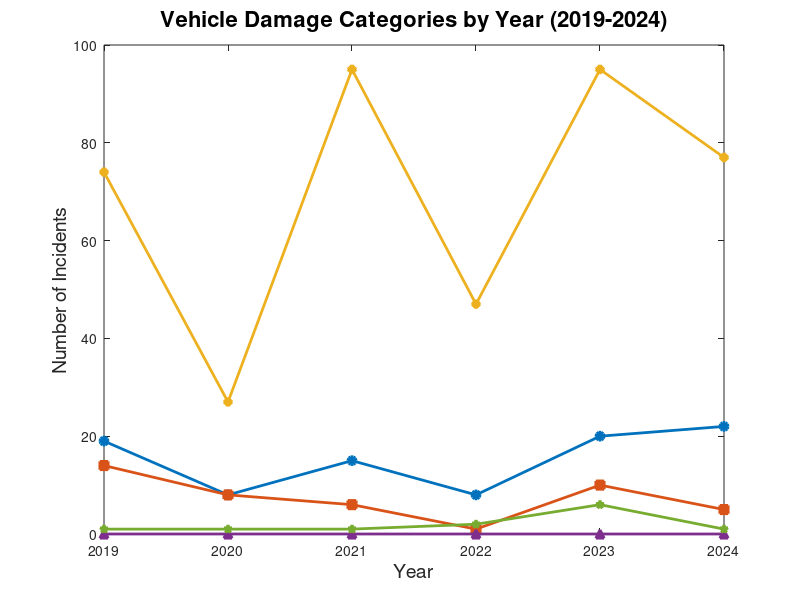

The MATLAB script that drew this image: (Note: this script raises an error after producing the figure.)
% MATLAB code to create a line graph from vehicle damage data 2019-2024

% Data from CSV analysis 
years = 2019:2024;

% Vehicle damage counts by category for each year
unk_counts = [19, 8, 15, 8, 20, 22];
none_counts = [14, 8, 6, 1, 10, 5];
minor_counts = [74, 27, 95, 47, 95, 77];
mod_counts = [0, 0, 0, 0, 0, 0];
major_counts = [1, 1, 1, 2, 6, 1];

% Create figure
figure('Position', [100, 100, 1000, 600]);

% Plot lines with markers
plot(years, unk_counts, 'o-', 'LineWidth', 2, 'DisplayName', 'UNK', 'MarkerFaceColor', 'auto');
hold on;
plot(years, none_counts, 's-', 'LineWidth', 2, 'DisplayName', 'NONE', 'MarkerFaceColor', 'auto');
plot(years, minor_counts, 'd-', 'LineWidth', 2, 'DisplayName', 'MINOR', 'MarkerFaceColor', 'auto');
plot(years, mod_counts, '^-', 'LineWidth', 2, 'DisplayName', 'MOD', 'MarkerFaceColor', 'auto');
plot(years, major_counts, 'p-', 'LineWidth', 2, 'DisplayName', 'MAJOR', 'MarkerFaceColor', 'auto');

% Add title and labels
title('Vehicle Damage Categories by Year (2019-2024)', 'FontSize', 16, 'FontWeight', 'bold');
xlabel('Year', 'FontSize', 14);
ylabel('Number of Incidents', 'FontSize', 14);

% Configure x-axis
xticks(years);
xticklabels(string(years));

% Add grid
grid on;

% Add legend
legend('Location', 'northwest', 'FontSize', 12);

% Add data labels
for i = 1:length(years)
    % Only add text for non-zero values (skipping MOD which is all zeros)
    text(years(i), unk_counts(i), num2str(unk_counts(i)), 'HorizontalAlignment', 'left', 'VerticalAlignment', 'bottom');
    text(years(i), none_counts(i), num2str(none_counts(i)), 'HorizontalAlignment', 'left', 'VerticalAlignment', 'bottom');
    text(years(i), minor_counts(i), num2str(minor_counts(i)), 'HorizontalAlignment', 'left', 'VerticalAlignment', 'bottom');
    text(years(i), major_counts(i), num2str(major_counts(i)), 'HorizontalAlignment', 'left', 'VerticalAlignment', 'bottom');
end

% Save figure (optional)
% saveas(gcf, 'vehicle_damage_by_year.png');
% saveas(gcf, 'vehicle_damage_by_year.fig');

% Add annotations
%dim = [0.15 0.65 0.3 0.3];
%str = {'Observations:', ...
       %'- MINOR damage is the most common category across all years', ...
       %'- MOD damage is consistently zero across all years', ...
       %'- MAJOR damage peaked in 2023'};
%annotation('textbox', dim, 'String', str, 'FitBoxToText', 'on', 'BackgroundColor', 'white', 'EdgeColor', 'black');